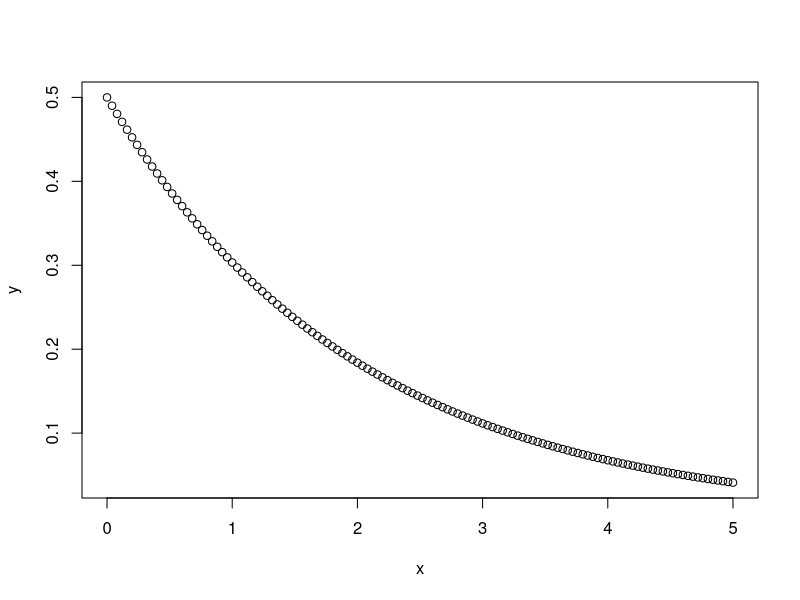
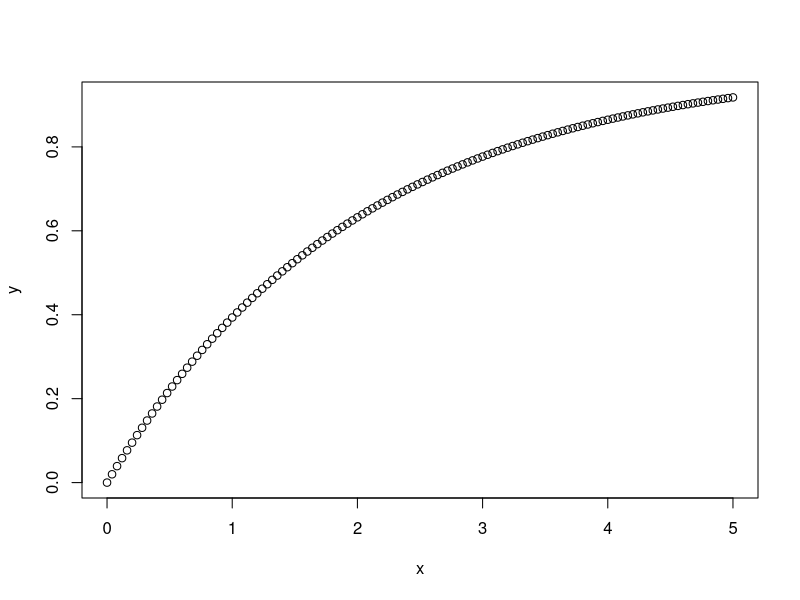
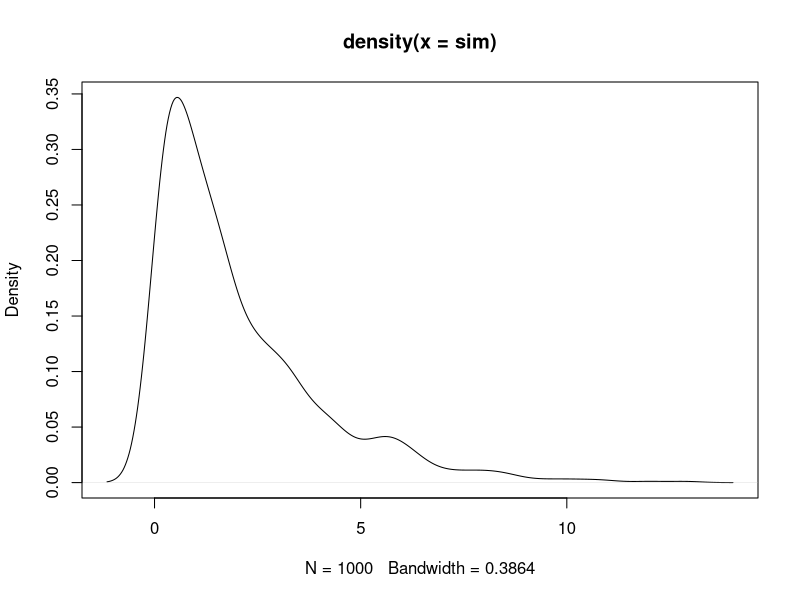

Here is the R script that generated these plots, in order:
#Q1 A

a = 1-punif(45,0,60)
a

#Q1 B
b = punif(30,0,60) - punif(19,0,60)
b

#Q2 A
a = dexp(x = 3,rate = 1/2)
a
#Q2 B
x<- seq(0,5,0.04)
x
y<- dexp(x,1/2)
plot(x = x,y = y)
#Q2 C
c = pexp(q = 3,rate = 1/2)
c
#Q2 D
y<-pexp(q = x,rate = 1/2)
plot(x,y)
#Q2 E
n=1000
sim = rexp(n,1/2)
plot(density(sim))

#Q3 A
alpha = 2
beta = 1/3
a=pgamma(1,shape = alpha, scale=beta,lower.tail = FALSE)
a
b= qgamma(0.70,shape=alpha,scale = beta)
b